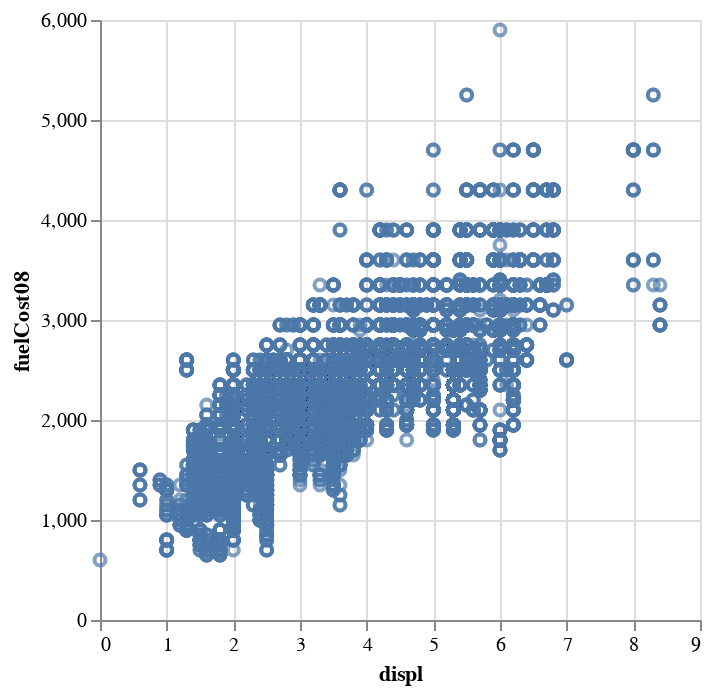

Write notebook code for a chart like this one.
### Code cell
chart = alt.Chart(df).mark_point().encode(x='displ',y='fuelCost08')
chart.display()

### Figure 1 — Vega specification as saved in the notebook (floating-point values rounded to 4 significant figures; data arrays with more than 128 entries replaced by an {"elided": "..."} marker saying what was removed)
{"$schema": "https://vega.github.io/schema/vega/v5.json", "data": [{"name": "source_0", "values": {"elided": "23980 records"}}, {"name": "source_0_x_domain_displ", "values": [{"min": 0.0, "max": 8.4}]}, {"name": "source_0_y_domain_fuelCost08", "values": [{"min": 600, "max": 5900}]}], "marks": [{"type": "symbol", "name": "marks", "from": {"data": "source_0"}, "encode": {"update": {"opacity": {"value": 0.7}, "y": {"field": "fuelCost08", "scale": "y"}, "x": {"field": "displ", "scale": "x"}, "fill": {"value": "transparent"}, "stroke": {"value": "#4c78a8"}, "description": {"signal": "\"displ: \" + (format(datum[\"displ\"], \"\")) + \"; fuelCost08: \" + (format(datum[\"fuelCost08\"], \"\"))"}, "ariaRoleDescription": {"value": "point"}}}, "style": ["point"]}], "scales": [{"name": "x", "type": "linear", "domain": [{"signal": "(data(\"source_0_x_domain_displ\")[0] || {}).min"}, {"signal": "(data(\"source_0_x_domain_displ\")[0] || {}).max"}], "range": [0, {"signal": "width"}], "nice": true, "zero": true}, {"name": "y", "type": "linear", "domain": [{"signal": "(data(\"source_0_y_domain_fuelCost08\")[0] || {}).min"}, {"signal": "(data(\"source_0_y_domain_fuelCost08\")[0] || {}).max"}], "range": [{"signal": "height"}, 0], "nice": true, "zero": true}], "axes": [{"scale": "x", "zindex": 0, "aria": false, "grid": true, "labels": false, "gridScale": "y", "maxExtent": 0, "minExtent": 0, "orient": "bottom", "domain": false, "tickCount": {"signal": "ceil(width/40)"}, "ticks": false}, {"scale": "y", "gridScale": "x", "labels": false, "zindex": 0, "domain": false, "tickCount": {"signal": "ceil(height/40)"}, "orient": "left", "aria": false, "maxExtent": 0, "minExtent": 0, "ticks": false, "grid": true}, {"scale": "x", "orient": "bottom", "labelFlush": true, "grid": false, "labelOverlap": true, "tickCount": {"signal": "ceil(width/40)"}, "zindex": 0, "title": "displ"}, {"scale": "y", "orient": "left", "labelOverlap": true, "zindex": 0, "tickCount": {"signal": "ceil(height/40)"}, "grid": false, "title": "fuelCost08"}], "style": "cell", "background": "white", "height": 300, "width": 300, "padding": 5}
